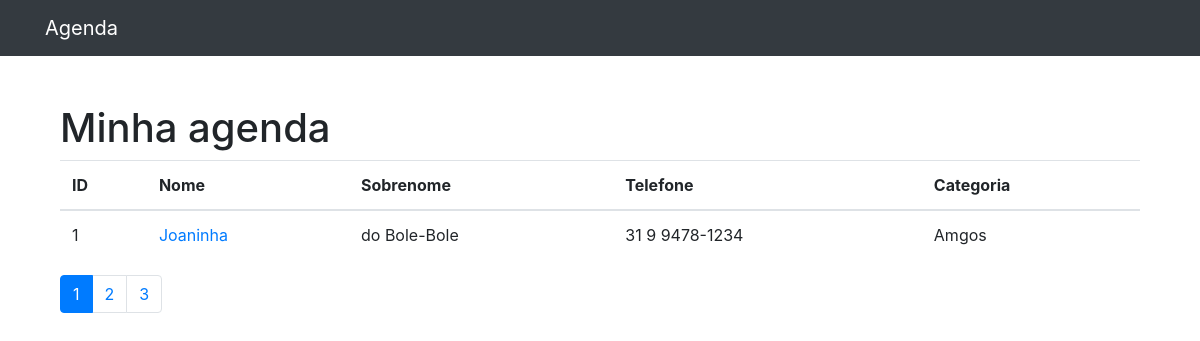
The page / on the database its author committed.
### contatos/models.py (models this page shows, shortened)
class Contato(models.Model): # Escrever models.Model é herança pois Model está herdando da classe models
    nome = models.CharField(max_length=255)
    sobrenome = models.CharField(max_length=255, blank=True)
    telefone = models.CharField(max_length=255)
    email = models.CharField(max_length=255, blank=True)
    data_criacao = models.DateTimeField(default=timezone.now)
    decricao = models.TextField(blank=True)
    categoria = models.ForeignKey(Categoria, on_delete=models.DO_NOTHING)
    mostrar = models.BooleanField(default = True)

class Categoria(models.Model):
    nome = models.CharField(max_length=255)
    def __str__(self):
        return self.nome

### contatos/views.py (the view)
# urls.py: path('', views.index, name='index'),
def index(request):
    contatos = Contato.objects.order_by('nome').filter(
        mostrar=True # Se quiser mostrar os contatos ocultos mudo para False
    )
    paginator = Paginator(contatos, 1)
    page = request.GET.get('p')
    contatos = paginator.get_page(page)
    return render(request, 'contatos/index.html', {
        'contatos': contatos
    })

### contatos/templates/contatos/index.html
{% extends 'base.html' %}
{% block conteudo %}
<div class="col-lg-12">
    <h1 class="mt-5">Minha agenda</h1>
    <table class="table">
      <thead>
        <tr>
          <th>ID</th>
          <th>Nome</th>
          <th>Sobrenome</th>
          <th>Telefone</th>
          <th>Categoria</th>
        </tr>
      </thead>
      <tbody>
        {% for contato in contatos %}
        <tr>
          <td>{{ contato.id }}</td>
          <td>
            <a href="{% url 'olhar_contato' contato.id %}"> {{ contato.nome }}</a>
          </td>
          <td>{{ contato.sobrenome }}</td>
          <td>{{ contato.telefone }}</td>
          <td>{{ contato.categoria }}</td>
        </tr>
        {% endfor %}
      </tbody>
    </table>
    <nav aria-label="...">
      <ul class="pagination">
        {% for pagina in contatos.paginator.page_range %}
        {% if contatos.number == pagina %}
        <li class="page-item active" >
          <a class="page-link" href="?p={{ pagina }}">{{pagina}}</a>
        </li>
        {% else %}
        <li class="page-item">
          <a class="page-link" href="?p={{ pagina }}">{{pagina}}</a>
        </li>
        {% endif %}
        {% endfor %}
      </ul>
    </nav>
{%endblock%}

### rows shown on the page
Contato: id "1", nome "Joaninha", sobrenome "do Bole-Bole", telefone "31 9 9478-1234", categoria "Amgos"

### other values the page prints
{{ pagina }} "1"
{{ pagina }} "2" "3"
